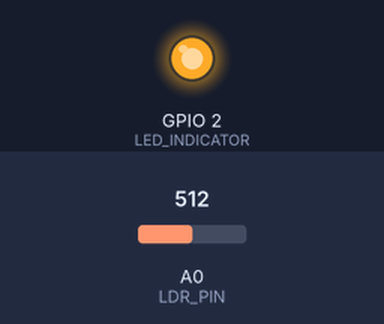
Simulated run of this sketch. Board: ESP8266 (NodeMCU). Parts: output pins drawn as LEDs (lit = HIGH). The inputs (shaded band) are chosen by the test bench; at power-on: A0 (LDR_PIN) = 512. WiFi joins after 1.5 s; servers stay silent unless stated; uploads are accepted with an empty reply; the local clock reads 2024-03-15 10:24:30 at power-on unless the sketch sets it; what the sketch prints to the serial monitor is not drawn.

Above: at 4.7 s.
4.8 s: A0 (LDR_PIN) set to 921
10.1 s: A0 (LDR_PIN) set to 954
At 14.3 s:
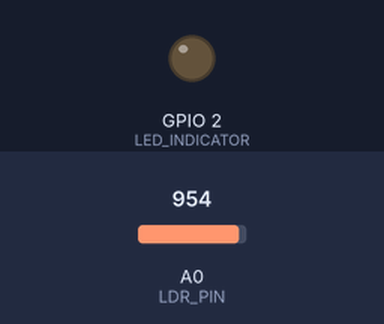
Timing chart, 0 to 15.8 s (numbered marks = the images above; inputs shaded):
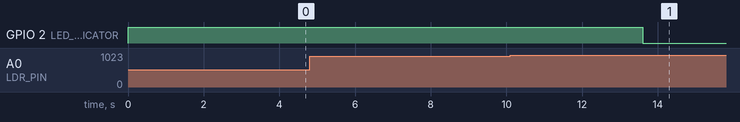

Measured:
- the behaviour switches between 939 and 940 on A0 (LDR_PIN) (found by bisection; images 0 and 1)
- after the input at 4.8 s, every drawn part: stays the same
- after the input at 10.1 s, GPIO 2 (LED_INDICATOR): HIGH → LOW after 3.5 s

The sketch:

tugasnotivikasi.ino
```cpp
/*
 * =====================================================
 *  ESP8266 + Sensor LDR + GitHub Log
 *  Interval: 10 menit | Durasi: 12 jam
 *  Klasifikasi: Gelap total, Remang-remang,
 *               Cahaya terang, Cahaya sangat terang
 *  Notifikasi Telegram: via GitHub Actions workflow
 * =====================================================
 */

#include <ESP8266WiFi.h>
#include <ESP8266HTTPClient.h>
#include <WiFiClientSecure.h>
#include <time.h>

// ============ KONFIGURASI WiFi ============
const char* WIFI_SSID      = "Byy"; //SSID WiFi
const char* WIFI_PASSWORD   = "buyyyyyy"; //Password WIfi


// ============ KONFIGURASI GITHUB ============
const bool  ENABLE_GITHUB_LOG  = true;
const char* GITHUB_TOKEN    = "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"; // Token Github
const char* GITHUB_OWNER    = "byyaja"; // Username Github
const char* GITHUB_REPO     = "unyil"; // Repository github

// ============ KONFIGURASI SENSOR LDR ============
// ESP8266 hanya punya 1 pin analog: A0, resolusi 10-bit (0-1023)
// Nilai ADC akan di-scale ke 0-4095 agar kompatibel dengan parameter jurnal LDR
#define LDR_PIN         A0        // Pin analog untuk LDR (A0 pada ESP8266)
#define LED_INDICATOR   2         // LED bawaan ESP8266 (GPIO2)
const char* SENSOR_LOCATION = "Lampu kamar";

// Ambang batas berdasarkan jurnal LDR + kondisi remang-remang
// (nilai dalam skala 0-4095 setelah mapping dari 10-bit)
// Gelap total          : ADC >= 3763  -> BAHAYA
// Remang-remang        : 2400 <= ADC < 3763 -> AMAN
// Cahaya terang        : 1040 <= ADC < 2400 -> AMAN
// Cahaya sangat terang : ADC < 1040 -> AMAN
const int BATAS_GELAP_TOTAL   = 3763;
const int BATAS_REMANG        = 2400;
const int BATAS_CAHAYA_TERANG = 1040;

// ============ INTERVAL & DURASI ============
const unsigned long INTERVAL_BACA   = 5000;  // 10 menit (600.000 ms)
const unsigned long DURASI_TOTAL    = 43200000; // 12 jam (43.200.000 ms)
unsigned long lastReadTime   = 0;
unsigned long startTime      = 0;
bool firstRead               = true; // Agar pembacaan pertama langsung jalan

// ============ EDGE DETECTION (ANTI SPAM TELEGRAM) ============
bool gelapTotalActive = false;  // Track apakah sedang dalam kondisi gelap total

// ============ COUNTER ============
int totalBacaan   = 0;
int totalAman     = 0;
int totalBahaya   = 0;

// ============ NTP TIME ============
const char* ntpServer       = "pool.ntp.org";
const long  gmtOffset       = 28800;  // GMT+8 WIB (detik)
const int   daylightOffset  = 0;

// ============ DEKLARASI FUNGSI ============
void connectWiFi();
bool sendGitHubLog(String status, String kondisi, int nilaiLDR, bool triggerTelegram);
String getFormattedTime();
String klasifikasiCahaya(int nilaiLDR);
bool isBahaya(int nilaiLDR);
int readLDR();

// ======================================================
//                        SETUP
// ======================================================
void setup() {
  Serial.begin(115200);
  Serial.println("\n==========================================");
  Serial.println("  ESP8266 Sensor LDR + GitHub Log");
  Serial.println("  Interval: 10 menit | Durasi: 12 jam");
  Serial.println("  Telegram via GitHub Actions");
  Serial.println("==========================================");

  // Setup pin
  pinMode(LED_INDICATOR, OUTPUT);
  digitalWrite(LED_INDICATOR, HIGH); // LED ESP8266 active LOW

  // Koneksi WiFi
  connectWiFi();

  // Setup NTP (waktu)
  configTime(gmtOffset, daylightOffset, ntpServer);
  Serial.println("⏰ Sinkronisasi waktu NTP...");
  delay(2000);

  // Baca nilai awal LDR
  int nilaiAwal = readLDR();
  String statusAwal = klasifikasiCahaya(nilaiAwal);
  Serial.printf("📊 Nilai LDR awal: %d | Kondisi: %s\n", nilaiAwal, statusAwal.c_str());

  // Catat waktu mulai
  startTime = millis();

  Serial.println("✅ Sistem siap! Pembacaan setiap 10 menit selama 12 jam.\n");
  Serial.println("╔══════════════════════════════════════════╗");
  Serial.println("║  PARAMETER SENSOR (JURNAL LDR)          ║");
  Serial.println("╠══════════════════════════════════════════╣");
  Serial.println("║  ADC >= 3763 : Gelap total    (BAHAYA)  ║");
  Serial.println("║  ADC >= 2400 : Remang-remang  (AMAN)    ║");
  Serial.println("║  ADC >= 1040 : Cahaya terang  (AMAN)    ║");
  Serial.println("║  ADC <  1040 : Cahaya sangat  (AMAN)    ║");
  Serial.println("║               terang                    ║");
  Serial.println("╚══════════════════════════════════════════╝\n");
}

// ======================================================
//                      LOOP UTAMA
// ======================================================
void loop() {
  // Cek apakah sudah melewati durasi 12 jam
  if (millis() - startTime >= DURASI_TOTAL) {
    Serial.println("\n⏱️ ====================================");
    Serial.println("  DURASI 12 JAM SELESAI!");
    Serial.printf("  Total pembacaan : %d\n", totalBacaan);
    Serial.printf("  Kondisi Aman    : %d\n", totalAman);
    Serial.printf("  Kondisi Bahaya  : %d\n", totalBahaya);
    Serial.println("====================================");
    Serial.println("💤 Sistem berhenti. Restart ESP8266 untuk sesi baru.");

    // Matikan LED
    digitalWrite(LED_INDICATOR, HIGH); // LED ESP8266 active LOW

    // Berhenti total
    while (true) {
      delay(10000);
      yield(); // Agar watchdog ESP8266 tidak reset
    }
  }

  // Pastikan WiFi tetap terhubung
  if (WiFi.status() != WL_CONNECTED) {
    connectWiFi();
  }

  // Cek apakah sudah waktunya membaca sensor (non-blocking 10 menit)
  unsigned long currentTime = millis();
  if (firstRead || (currentTime - lastReadTime >= INTERVAL_BACA)) {
    firstRead = false;
    lastReadTime = currentTime;

    // Baca nilai analog LDR (di-scale ke 0-4095)
    int nilaiLDR = readLDR();
    totalBacaan++;

    // Klasifikasi kondisi cahaya
    String kondisi = klasifikasiCahaya(nilaiLDR);
    bool bahaya = isBahaya(nilaiLDR);
    String statusLabel = bahaya ? "BAHAYA" : "AMAN";

    // Update counter
    if (bahaya) {
      totalBahaya++;
    } else {
      totalAman++;
    }

    // Hitung sisa waktu
    unsigned long elapsed = currentTime - startTime;
    unsigned long remaining = DURASI_TOTAL - elapsed;
    int jamSisa = remaining / 3600000;
    int menitSisa = (remaining % 3600000) / 60000;

    // Tampilkan di Serial Monitor
    Serial.println("━━━━━━━━━━━━━━━━━━━━━━━━━━━━━━━━━━");
    Serial.printf("📖 Pembacaan ke-%d\n", totalBacaan);
    Serial.printf("💡 LDR: %d | Kondisi: %s | Status: %s\n",
      nilaiLDR, kondisi.c_str(), statusLabel.c_str());
    Serial.printf("⏳ Sisa waktu: %d jam %d menit\n", jamSisa, menitSisa);
    Serial.printf("📊 Aman: %d | Bahaya: %d\n", totalAman, totalBahaya);

    // Kontrol LED indikator (ESP8266 LED active LOW)
    if (bahaya) {
      digitalWrite(LED_INDICATOR, LOW);  // LED menyala
    } else {
      digitalWrite(LED_INDICATOR, HIGH); // LED mati
    }

    // Edge detection: trigger Telegram hanya saat MASUK ke kondisi Gelap total
    bool triggerTelegram = false;
    if (bahaya && !gelapTotalActive) {
      // Baru saja masuk kondisi gelap total
      gelapTotalActive = true;
      triggerTelegram = true;
      Serial.println("🚨 BAHAYA! Gelap total terdeteksi!");
      Serial.println("📱 Telegram akan dikirim via GitHub Actions...");
    } else if (!bahaya && gelapTotalActive) {
      // Kembali dari gelap total ke kondisi lain
      gelapTotalActive = false;
      Serial.println("✅ Cahaya kembali normal dari gelap total.");
    }

    // Kirim data ke GitHub (setiap pembacaan)
    if (ENABLE_GITHUB_LOG) {
      bool success = sendGitHubLog(statusLabel, kondisi, nilaiLDR, triggerTelegram);
      Serial.println(success ? "✅ GitHub: Data tersimpan." : "❌ GitHub: Gagal simpan.");
    }

    Serial.println("━━━━━━━━━━━━━━━━━━━━━━━━━━━━━━━━━━\n");
  }

  yield(); // Agar watchdog ESP8266 tidak reset
}

// ======================================================
//          BACA SENSOR LDR (SCALE 10-BIT → 12-BIT)
// ======================================================
int readLDR() {
  int rawADC = analogRead(LDR_PIN);  // ESP8266: 0-1023 (10-bit)
  int scaledADC = map(rawADC, 0, 1023, 0, 4095); // Scale ke 0-4095
  return scaledADC;
}

// ======================================================
//          KLASIFIKASI KONDISI CAHAYA
// ======================================================
String klasifikasiCahaya(int nilaiLDR) {
  if (nilaiLDR >= BATAS_GELAP_TOTAL) {
    return "Gelap total";
  } else if (nilaiLDR >= BATAS_REMANG) {
    return "Remang-remang";
  } else if (nilaiLDR >= BATAS_CAHAYA_TERANG) {
    return "Cahaya terang";
  } else {
    return "Cahaya sangat terang";
  }
}

// ======================================================
//          CEK APAKAH KONDISI BAHAYA
// ======================================================
bool isBahaya(int nilaiLDR) {
  return nilaiLDR >= BATAS_GELAP_TOTAL;
}

// ======================================================
//              FUNGSI KONEKSI WiFi
// ======================================================
void connectWiFi() {
  Serial.printf("📶 Menghubungkan ke WiFi: %s ", WIFI_SSID);
  WiFi.begin(WIFI_SSID, WIFI_PASSWORD);

  int attempt = 0;
  while (WiFi.status() != WL_CONNECTED && attempt < 30) {
    delay(500);
    Serial.print(".");
    attempt++;
  }

  if (WiFi.status() == WL_CONNECTED) {
    Serial.println(" TERHUBUNG!");
    Serial.print("📍 IP Address: ");
    Serial.println(WiFi.localIP());
  } else {
    Serial.println(" GAGAL!");
    Serial.println("⚠️ Tidak bisa konek WiFi. Restart dalam 5 detik...");
    delay(5000);
    ESP.restart();
  }
}


// ======================================================
//          FUNGSI KIRIM DATA KE GITHUB API
// ======================================================
bool sendGitHubLog(String status, String kondisi, int nilaiLDR, bool triggerTelegram) {
  WiFiClientSecure client;
  client.setInsecure();  // Skip SSL verification

  HTTPClient http;

  // URL GitHub API - repository_dispatch
  String url = "https://api.github.com/repos/";
  url += GITHUB_OWNER;
  url += "/";
  url += GITHUB_REPO;
  url += "/dispatches";

  Serial.printf("📡 Mengirim ke: %s\n", url.c_str());

  http.begin(client, url);

  // Headers
  http.addHeader("Authorization", String("token ") + GITHUB_TOKEN);
  http.addHeader("Accept", "application/vnd.github.v3+json");
  http.addHeader("Content-Type", "application/json");
  http.addHeader("User-Agent", "ESP8266-LDR-Sensor");

  // Dapatkan waktu sekarang
  String timestamp = getFormattedTime();

  // Body JSON
  String payload = "{";
  payload += "\"event_type\":\"sensor_update\",";
  payload += "\"client_payload\":{";
  payload += "\"status\":\"" + status + "\",";
  payload += "\"kondisi\":\"" + kondisi + "\",";
  payload += "\"location\":\"" + String(SENSOR_LOCATION) + "\",";
  payload += "\"timestamp\":\"" + timestamp + "\",";
  payload += "\"ldr_value\":\"" + String(nilaiLDR) + "\",";
  payload += "\"trigger_telegram\":\"" + String(triggerTelegram ? "true" : "false") + "\"";
  payload += "}}";

  Serial.println("📦 Payload: " + payload);

  // Kirim POST request
  int httpCode = http.POST(payload);

  Serial.printf("📬 GitHub Response: %d\n", httpCode);

  http.end();

  // GitHub API mengembalikan 204 jika berhasil
  return (httpCode == 204);
}

// ======================================================
//          FUNGSI DAPATKAN WAKTU FORMATTED
// ======================================================
String getFormattedTime() {
  struct tm timeinfo;
  if (!getLocalTime(&timeinfo)) {
    Serial.println("⚠️ Gagal mendapatkan waktu");
    return "Waktu tidak tersedia";
  }

  char buffer[30];
  strftime(buffer, sizeof(buffer), "%Y-%m-%d %H:%M:%S WIB", &timeinfo);
  return String(buffer);
}
```
